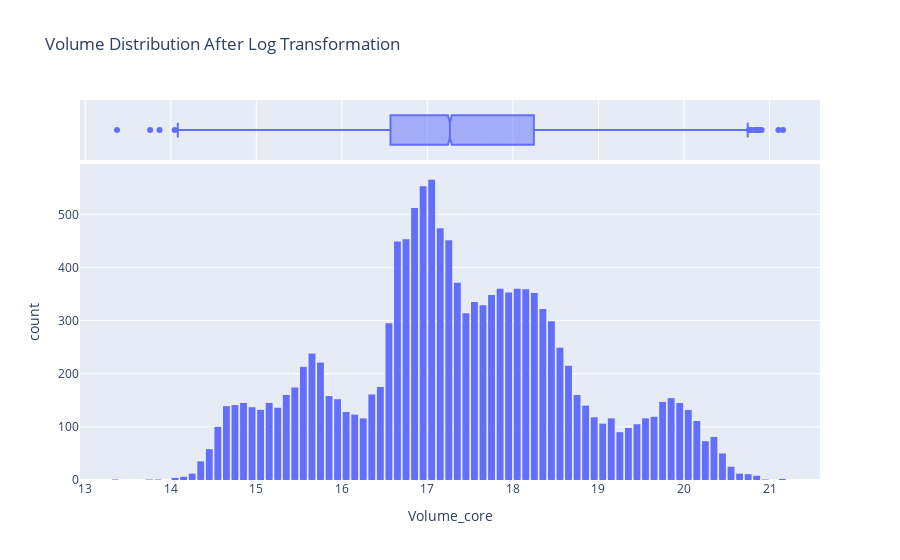

This figure's notebook cell:
### Markdown cell above
#### Now we will replot the Volume feature to see how it looks after the log transform.

### Code cell
fig = px.histogram(core_stock_data,
                x = 'Volume_core',
                marginal = 'box',
                title = 'Volume Distribution After Log Transformation',
                )

fig.update_layout(bargap = 0.2)

fig.show()

### Figure 1 — Plotly figure (JSON) as saved in the notebook; plotly's stock layout.template omitted (floating-point values rounded to 4 significant figures; data arrays with more than 128 entries replaced by an {"elided": "..."} marker saying what was removed)
{"data": [{"alignmentgroup": "True", "bingroup": "x", "hovertemplate": "Volume_core=%{x}<br>count=%{y}<extra></extra>", "legendgroup": "", "marker": {"color": "#636efa", "pattern": {"shape": ""}}, "name": "", "offsetgroup": "", "orientation": "v", "showlegend": false, "type": "histogram", "x": {"elided": "13650 float values"}, "xaxis": "x", "yaxis": "y"}, {"alignmentgroup": "True", "hovertemplate": "Volume_core=%{x}<extra></extra>", "legendgroup": "", "marker": {"color": "#636efa"}, "name": "", "notched": true, "offsetgroup": "", "showlegend": false, "type": "box", "x": {"elided": "13650 float values"}, "xaxis": "x2", "yaxis": "y2"}], "layout": {"bargap": 0.2, "barmode": "relative", "legend": {"tracegroupgap": 0}, "title": {"text": "Volume Distribution After Log Transformation"}, "xaxis": {"anchor": "y", "domain": [0, 1], "title": {"text": "Volume_core"}}, "xaxis2": {"anchor": "y2", "domain": [0, 1], "matches": "x", "showgrid": true, "showticklabels": false}, "yaxis": {"anchor": "x", "domain": [0, 0.8316], "title": {"text": "count"}}, "yaxis2": {"anchor": "x2", "domain": [0.8416, 1], "matches": "y2", "showgrid": false, "showline": false, "showticklabels": false, "ticks": ""}}}
